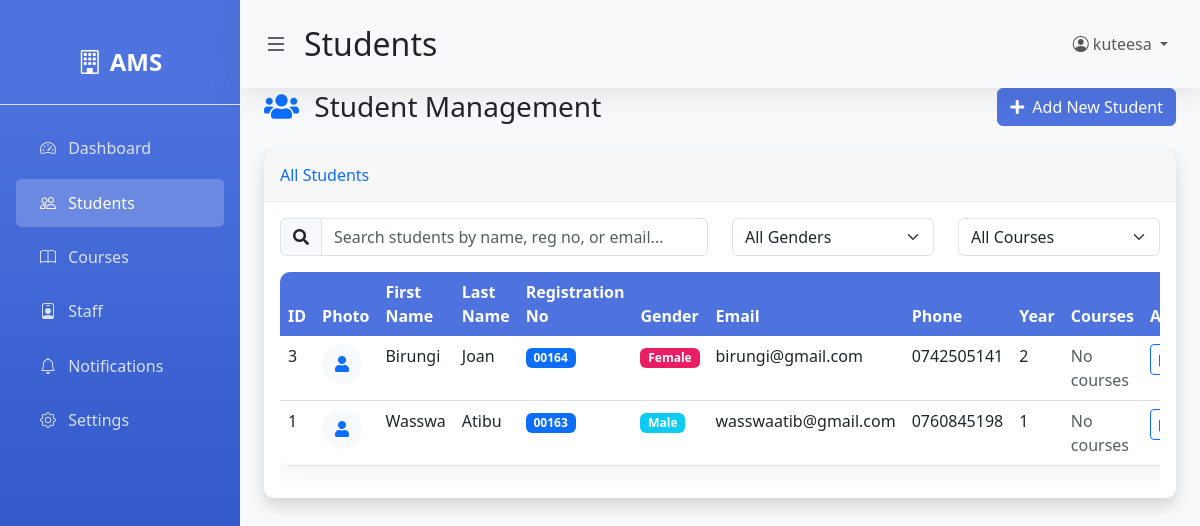
The app's page /students.php (signed in) with its own data.
### tables this page shows
CREATE TABLE IF NOT EXISTS `students` (
  `id` int NOT NULL AUTO_INCREMENT,
  `reg_number` varchar(20) NOT NULL,
  `user_id` int DEFAULT NULL,
  `first_name` varchar(50) NOT NULL,
  `last_name` varchar(50) NOT NULL,
  `gender` enum('Male','Female','Other') NOT NULL,
  `date_of_birth` date DEFAULT NULL,
  `email` varchar(100) DEFAULT NULL,
  `phone` varchar(20) DEFAULT NULL,
  `address` text,
  `department_id` int DEFAULT NULL,
  `program` varchar(100) NOT NULL,
  `year_of_study` int NOT NULL DEFAULT '1',
  `semester` int NOT NULL DEFAULT '1',
  `guardian_name` varchar(100) DEFAULT NULL,
  `guardian_phone` varchar(20) DEFAULT NULL,
  `created_at` timestamp NULL DEFAULT CURRENT_TIMESTAMP,
  `updated_at` timestamp NULL DEFAULT CURRENT_TIMESTAMP ON UPDATE CURRENT_TIMESTAMP,
  PRIMARY KEY (`id`),
  UNIQUE KEY `reg_number` (`reg_number`),
  UNIQUE KEY `email` (`email`),
  KEY `user_id` (`user_id`),
  KEY `department_id` (`department_id`)
);

### students.php (the view, shortened to what this page needs)
<?php
$database = new Database();
$pdo = $database->getConnection();
$stmt = $pdo->query("
    SELECT s.*, GROUP_CONCAT(c.course_code) as enrolled_courses
    FROM students s
    LEFT JOIN student_courses sc ON s.id = sc.student_id
    LEFT JOIN courses c ON sc.course_id = c.id
    GROUP BY s.id
    ORDER BY s.first_name, s.last_name
");
$students = $stmt->fetchAll();
?>
<!DOCTYPE html>
<html lang="en">
<head>
    <link href="https://cdn.jsdelivr.net/npm/bootstrap@5.3.0/dist/css/bootstrap.min.css" rel="stylesheet">
    <link rel="stylesheet" href="https://cdn.jsdelivr.net/npm/bootstrap-icons@1.10.0/font/bootstrap-icons.css">
    <link rel="stylesheet" href="https://cdnjs.cloudflare.com/ajax/libs/font-awesome/5.15.3/css/all.min.css">
    <link rel="stylesheet" href="assets/css/style.css">
</head>
<body>
    <div class="d-flex" id="wrapper">
        <div class="sidebar" id="sidebar-wrapper">
            <div class="sidebar-heading text-center py-4 fs-4 fw-bold text-uppercase border-bottom">
                <i class="bi bi-building me-2"></i>AMS
            </div>
            <div class="list-group list-group-flush my-3">
                <a href="dashboard.php" class="nav-link"><i class="bi bi-speedometer2"></i> Dashboard</a>
                <a href="students.php" class="nav-link active"><i class="bi bi-people"></i> Students</a>
                <a href="courses.php" class="nav-link"><i class="bi bi-book"></i> Courses</a>
                <a href="staff.php" class="nav-link"><i class="bi bi-person-badge"></i> Staff</a>
                <a href="notifications.php" class="nav-link"><i class="bi bi-bell"></i> Notifications</a>
                <a href="profile.php" class="nav-link"><i class="bi bi-gear"></i> Settings</a>
            </div>
        </div>
        <div id="page-content-wrapper">
            <nav class="navbar navbar-expand-lg navbar-light bg-transparent py-4 px-4">
                <div class="d-flex align-items-center">
                    <i class="bi bi-list fs-4 me-3" id="menu-toggle"></i>
                    <h2 class="fs-2 m-0">Students</h2>
                </div>
                <div class="collapse navbar-collapse" id="navbarSupportedContent">
                    <ul class="navbar-nav ms-auto mb-2 mb-lg-0">
                        <li class="nav-item dropdown">
                            <a class="nav-link dropdown-toggle" href="#" id="navbarDropdown" role="button" data-bs-toggle="dropdown">
                                <i class="bi bi-person-circle"></i> <?php echo htmlspecialchars($_SESSION["username"]); ?>
                            </a>
                        </li>
                    </ul>
                </div>
            </nav>
            <div class="container-fluid px-4">
    <div class="d-flex justify-content-between align-items-center mb-4">
        <h1 class="h3 mb-0">
            <i class="fas fa-users me-2 text-primary"></i>
            Student Management
        </h1>
        <button class="btn btn-primary" id="addStudentBtn" data-bs-toggle="modal" data-bs-target="#studentModal">
            <i class="fas fa-plus me-2"></i>Add New Student
        </button>
    </div>
    <div class="card shadow mb-4">
        <div class="card-header py-3">
            <h6 class="m-0 font-weight-bold text-primary">All Students</h6>
        </div>
        <div class="card-body">
            <div class="mb-3">
                <div class="row">
                    <div class="col-md-6">
                        <div class="input-group">
                            <span class="input-group-text">
                                <i class="fas fa-search"></i>
                            </span>
                            <input type="text" id="studentSearch" class="form-control"
                                   placeholder="Search students by name, reg no, or email...">
                        </div>
                    </div>
                    <div class="col-md-3">
                        <select id="genderFilter" class="form-select">
                            <option value="">All Genders</option>
                        </select>
                    </div>
                    <div class="col-md-3">
                        <select id="courseFilter" class="form-select">
                            <option value="">All Courses</option>
                        </select>
                    </div>
                </div>
            </div>
            <div class="table-responsive">
                <table class="table table-hover" id="studentsTable">
                    <thead class="table-dark">
                                    <tr>
                            <th>ID</th>
                            <th>Photo</th>
                            <th>First Name</th>
                            <th>Last Name</th>
                            <th>Registration No</th>
                            <th>Gender</th>
                            <th>Email</th>
                            <th>Phone</th>
                            <th>Year</th>
                            <th>Courses</th>
                            <th>Actions</th>
                        </tr>
                    </thead>
                    <tbody>
                        <?php foreach ($students as $student): ?>
                        <tr>
                            <td><?php echo $student['id']; ?></td>
                            <td>
                                <div class="avatar-sm bg-light rounded-circle d-flex align-items-center justify-content-center">
                                    <i class="fas fa-user text-primary"></i>
                                </div>
                            </td>
                            <td><?php echo htmlspecialchars($student['first_name']); ?></td>
                            <td><?php echo htmlspecialchars($student['last_name']); ?></td>
                            <td>
                                <span class="badge bg-primary"><?php echo htmlspecialchars($student['reg_number']); ?></span>
                            </td>
                            <td>
                                <span class="badge <?php
                                    echo $student['gender'] == 'Male' ? 'bg-info' :
                                         ($student['gender'] == 'Female' ? 'bg-pink' : 'bg-secondary');
                                ?>">
                                    <?php echo $student['gender']; ?>
                                </span>
                            </td>
                            <td><?php echo htmlspecialchars($student['email']); ?></td>
                            <td><?php echo htmlspecialchars($student['phone'] ?? 'N/A'); ?></td>
                            <td><?php echo $student['year_of_study']; ?></td>
                            <td>
                                <?php if ($student['enrolled_courses']): ?>
                                    <div class="small">
                                        <?php
                                        $courses_list = explode(',', $student['enrolled_courses']);
                                        foreach (array_slice($courses_list, 0, 3) as $course_code) {
                                            echo '<span class="badge bg-success me-1 mb-1">' . trim($course_code) . '</span>';
                                        }
                                        if (count($courses_list) > 3) {
                                            echo '<span class="badge bg-secondary">+' . (count($courses_list) - 3) . '</span>';
                                        }
                                        ?>
                                    </div>
                                <?php else: ?>
                                    <span class="text-muted">No courses</span>
                                <?php endif; ?>
                            </td>
                            <td>
                                <div class="btn-group btn-group-sm" role="group">
                                    <button class="btn btn-outline-primary edit-btn"
                                            data-id="<?php echo $student['id']; ?>"
                                            data-bs-toggle="modal" data-bs-target="#studentModal">
                                    </button>
                                </div>
                            </td>
                        </tr>
                        <?php endforeach; ?>
                    </tbody>
                </table>
            </div>
        </div>
    </div>
</div>
</div>
</div>
</body>
</html>

### assets/css/style.css (style rules this page uses)
body { font-family: 'Segoe UI', Tahoma, Geneva, Verdana, sans-serif; background-color: #f8f9fa; }
.card { border: none; border-radius: 10px; box-shadow: 0 0.15rem 1.75rem 0 rgba(58, 59, 69, 0.15); transition: transform 0.3s ease, box-shadow 0.3s ease; }
.card-header { font-weight: 600; border-bottom: 1px solid rgba(0, 0, 0, 0.05); }
.navbar { box-shadow: 0 0.15rem 1.75rem 0 rgba(58, 59, 69, 0.15); }
.btn-primary { background-color: #4e73df; border-color: #4e73df; }
.table { background-color: #fff; border-radius: 10px; overflow: hidden; box-shadow: 0 0.15rem 1.75rem 0 rgba(58, 59, 69, 0.1); }
.table thead th { background-color: #4e73df; color: #fff; border: none; font-weight: 600; }
.sidebar { min-height: calc(100vh - 56px); background: #4e73df; background: linear-gradient(180deg, #4e73df 10%, #224abe 100%); color: #fff; padding: 20px 0; }
.sidebar .nav-link { color: rgba(255, 255, 255, 0.8); padding: 0.75rem 1.5rem; margin: 0.2rem 1rem; border-radius: 0.35rem; transition: all 0.3s; }
.sidebar .nav-link.active { color: #fff; background-color: rgba(255, 255, 255, 0.2); }
.sidebar .nav-link i { margin-right: 0.5rem; }
#wrapper { overflow-x: hidden; }
#sidebar-wrapper { min-height: 100vh; margin-left: -15rem; transition: margin 0.25s ease-out; }
#sidebar-wrapper .sidebar-heading { padding: 0.875rem 1.25rem; font-size: 1.2rem; }
#sidebar-wrapper .list-group { width: 15rem; }
#page-content-wrapper { min-width: 100vw; }
#menu-toggle { cursor: pointer; }
@media (min-width: 768px) { #sidebar-wrapper { margin-left: 0; } }
@media (min-width: 768px) { #page-content-wrapper { min-width: 0; width: 100%; } }

### students.php (style rules this page uses)
.bg-pink { background-color: #e91e63 !important; color: white; }
.avatar-sm { width: 40px; height: 40px; }

### records on screen
students: id "3", first_name "Birungi", last_name "Joan", reg_number "00164", gender "Female", email "birungi@gmail.com", phone "0742505141", year_of_study "2"
students: id "1", first_name "Wasswa", last_name "Atibu", reg_number "00163", gender "Male", email "wasswaatib@gmail.com", phone "0760845198", year_of_study "1"

### other values on screen
$_SESSION["username"] "kuteesa"
